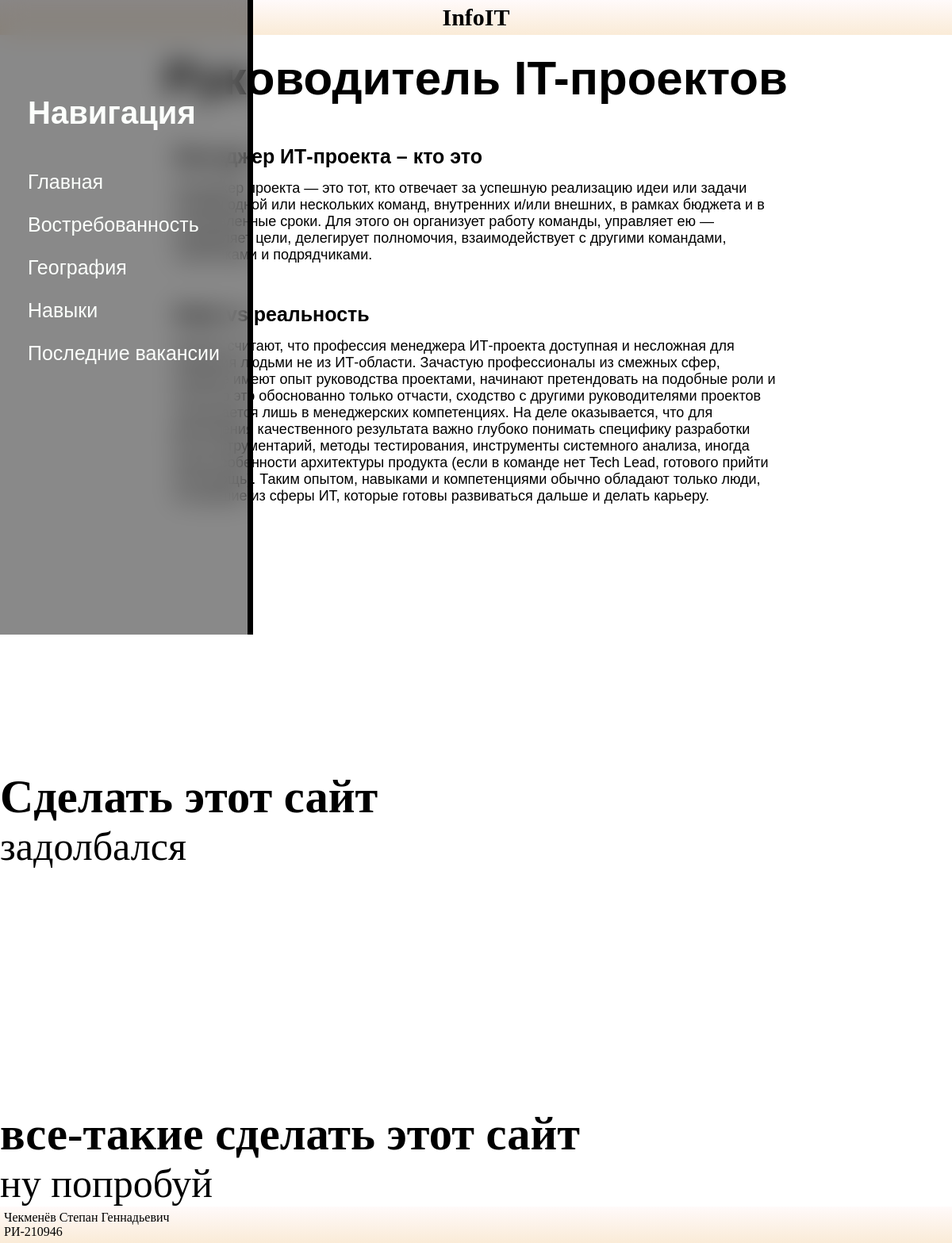
Before: / with the older database file.
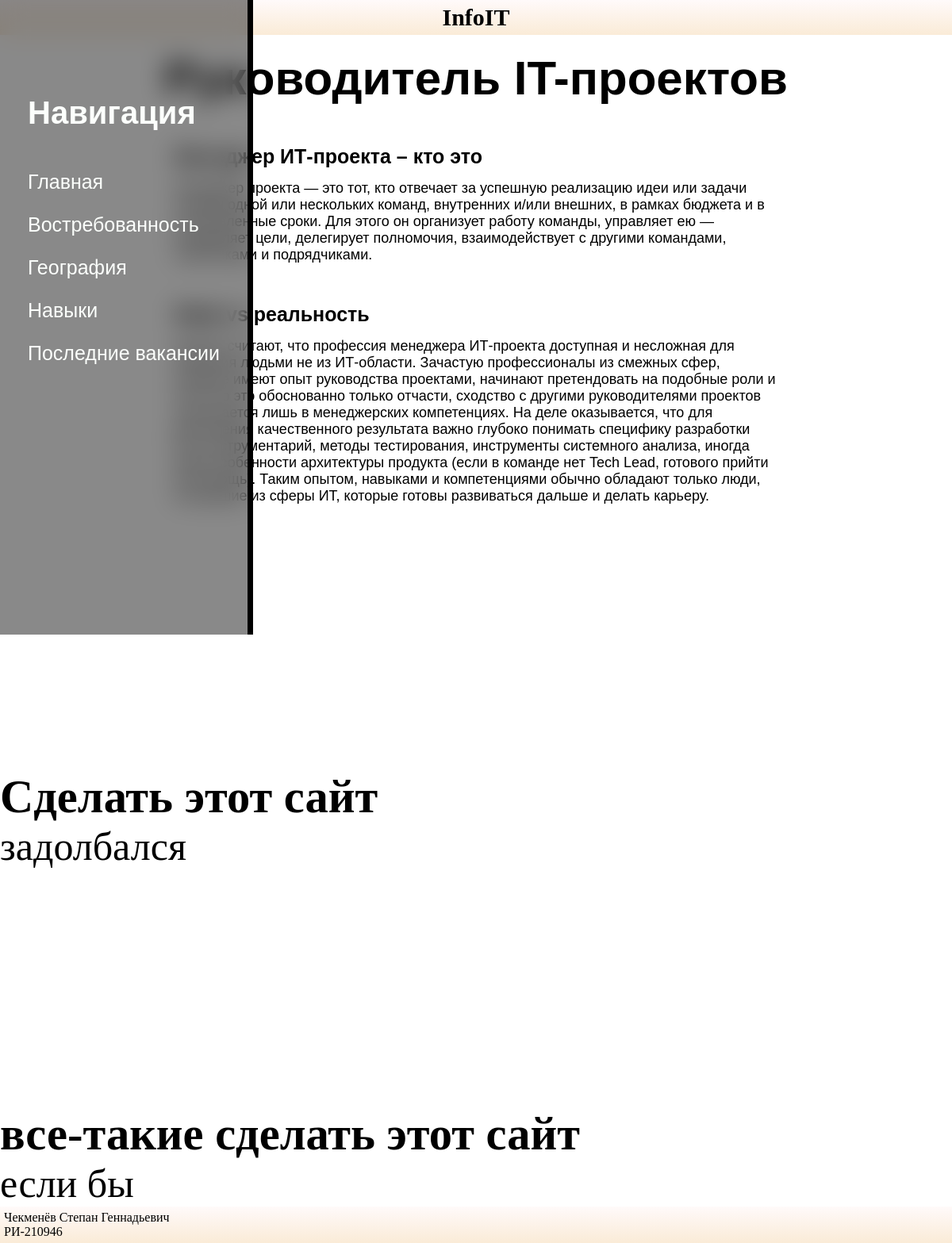
After: the same page with the newer database file.
### main/models.py (models this page shows, shortened)
class Task(models.Model):
    title = models.CharField('Название', max_length=50)
    task = models.TextField('Описание')
    class Meta:
        verbose_name = 'Задача'
        verbose_name_plural = 'Задачи'

### main/views.py (the view)
# urls.py: path('', views.index, name='home'),
def index(request):
    tasks = Task.objects.order_by('id')
    return render(request, 'main/index.html', {'title': 'Главная страница сайта', 'tasks': tasks})

### main/templates/main/index.html (shortened to what this page needs)
{% extends 'main/base.html' %}
{% load static %}
{% block css_additional %}
    <link rel="stylesheet" href=" {% static 'main/css/index.css'%}">
{% endblock %}
{% block content %}
    <div class="boss">
        <h1  align="center">Руководитель IT-проектов</h1>
        <section class="section">
             <h2 class="h2">Менеджер ИТ-проекта – кто это</h2>
             <p class="text">Менеджер проекта — это тот, кто отвечает за успешную реализацию идеи или задачи силами одной или нескольких команд, внутренних и/или внешних, в рамках бюджета и в установленные сроки. Для этого он организует работу команды, управляет ею — определяет цели, делегирует полномочия, взаимодействует с другими командами, заказчиками и подрядчиками.  </p>
        </section>
        <section>
            <h2>Миф vs реальность</h2>
            <p class="text">Многие считают, что профессия менеджера ИТ-проекта доступная и несложная для освоения людьми не из ИТ-области. Зачастую профессионалы из смежных сфер, которые имеют опыт руководства проектами, начинают претендовать на подобные роли и в ИТ. Но это обоснованно только отчасти, сходство с другими руководителями проектов заключается лишь в менеджерских компетенциях.
На деле оказывается, что для достижения качественного результата важно глубоко понимать специфику разработки ПО, инструментарий, методы тестирования, инструменты системного анализа, иногда даже особенности архитектуры продукта (если в команде нет Tech Lead, готового прийти на помощь). Таким опытом, навыками и компетенциями обычно обладают только люди, вышедшие из сферы ИТ, которые готовы развиваться дальше и делать карьеру.</p>
        </section>
    </div>
    {% for el in tasks %}
        <div class="table">
            <h3>{{ el.title }}</h3>
            <p>{{ el.task }}</p>
        </div>
    {% endfor %}
{% endblock %}

### main/templates/main/base.html (shortened to what this page needs)
<!doctype html>
<html lang="ru">
<head>
    {% block css_additional %} {% endblock %}
</head>
<body>
    <div class="page">
        <header class="header" align="center">
            <h1><a class="logo" href="{% url 'home' %}">InfoIT</a></h1>
        </header>
        <div class="menu">
            <div class="title"><h1>Навигация</h1></div>
            <div class="list_menu">
                <ul>
                    <li><a href="{% url 'home' %}">Главная</a></li>
                    <li><a href="{% url 'demand' %}">Востребованность</a></li>
                    <li><a href="{% url 'geography' %}">География</a></li>
                    <li> <a href="{% url 'skills' %}">Навыки</a></li>
                    <li> <a href="{% url 'latest_vacancies' %}">Последние вакансии</a></li>
                </ul>
            </div>
        </div>
        <main>
            {% block content %} {% endblock %}
        </main>
        <footer class="footer">
            <p>Чекменёв Степан Геннадьевич</p>
            <p>РИ-210946</p>
        </footer>
    </div>
</body>
</html>

### main/static/main/css/index.css (style rules this page uses)
* { list-style: none; margin:0; padding:0; box-sizing: border-box; text-decoration: none; }
.page { overflow: hidden; display: flex; flex-direction: column; min-height: 100vh; }
.header { background: linear-gradient(#FFFAFA, #FAEBD7); font-size: 15px; padding: 5px; }
.logo { color: black; }
.title h1 { font-family: Arial, "Helvetica Neue", Helvetica,sans-serif; font-size: 40px; margin-bottom: 50px; color: #fcfffc }
.list_menu { margin-bottom: 50px; }
.list_menu a { font-family: Arial, "Helvetica Neue", Helvetica,sans-serif; font-size: 25px; color: #fcfffc; }
.list_menu li { margin: 25px 0; }
.menu { padding: 15vh 35px; position: fixed; background: rgba(20, 20, 20, 0.5); height: 100vh; backdrop-filter: blur(16px); border-right: 7px solid black; left: -318px; transition: all 0.2s ease; }
.footer { padding: 5px; background: linear-gradient(#FFFAFA, #FAEBD7); margin-top: auto; }
.boss { font-family: Arial, "Helvetica Neue", Helvetica,sans-serif; font-size: 30px; padding: 20px; margin-bottom: 50px; }
.boss h1 { margin-bottom: 50px; }
h2 { font-size: 25px; margin: 10px 200px; }
.text { font-size: 18px; margin: 15px 200px; }
.section { margin-bottom: 50px; }
.table { font-size: 50px; margin-top: 300px; }

Changed rows visible on the page:
changed Task "все-такие сделать этот сайт": task "ну попробуй" → "если бы"
